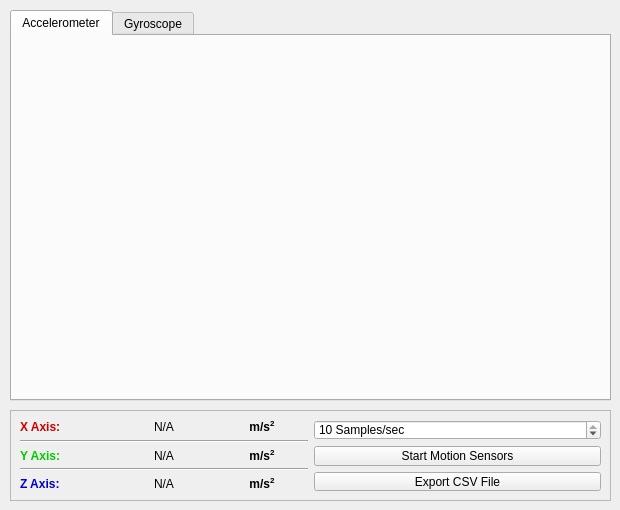
    <widget class="QWidget" name="main_motion_sensor_tab">
     <attribute name="title">
      <string>MOTION SENSORS</string>
     </attribute>
     <widget class="QTabWidget" name="motion_sensors_tabWidget">
      <property name="geometry">
       <rect>
        <x>10</x>
        <y>10</y>
        <width>601</width>
        <height>391</height>
       </rect>
      </property>
      <property name="currentIndex">
       <number>0</number>
      </property>
      <widget class="QWidget" name="motion_accelerometer_tab">
       <attribute name="title">
        <string>Accelerometer</string>
       </attribute>
       <widget class="PlotWidget" name="motion_accelerometer_graphWidget" native="true">
        <property name="geometry">
         <rect>
          <x>10</x>
          <y>10</y>
          <width>581</width>
          <height>351</height>
         </rect>
        </property>
       </widget>
      </widget>
      <widget class="QWidget" name="motion_gyroscope_tab">
       <attribute name="title">
        <string>Gyroscope</string>
       </attribute>
       <widget class="PlotWidget" name="motion_gyroscope_graphWidget" native="true">
        <property name="geometry">
         <rect>
          <x>10</x>
          <y>10</y>
          <width>581</width>
          <height>351</height>
         </rect>
        </property>
       </widget>
      </widget>
     </widget>
     <widget class="QFrame" name="motion_sensor_frame">
      <property name="geometry">
       <rect>
        <x>10</x>
        <y>410</y>
        <width>601</width>
        <height>91</height>
       </rect>
      </property>
      <property name="frameShape">
       <enum>QFrame::StyledPanel</enum>
      </property>
      <property name="frameShadow">
       <enum>QFrame::Raised</enum>
      </property>
      <widget class="QWidget" name="horizontalLayoutWidget_2">
       <property name="geometry">
        <rect>
         <x>10</x>
         <y>10</y>
         <width>581</width>
         <height>71</height>
        </rect>
       </property>
       <layout class="QHBoxLayout" name="horizontalLayout_2">
        <item>
         <layout class="QGridLayout" name="gridLayout_8">
          <item row="0" column="2">
           <widget class="QLabel" name="x_axis_units_text_label">
            <property name="text">
             <string>&lt;html&gt;&lt;head/&gt;&lt;body&gt;&lt;p&gt;&lt;span style=&quot; font-weight:700;&quot;&gt;m/s&lt;/span&gt;&lt;span style=&quot; font-weight:700; vertical-align:super;&quot;&gt;2&lt;/span&gt;&lt;/p&gt;&lt;/body&gt;&lt;/html&gt;</string>
            </property>
            <property name="alignment">
             <set>Qt::AlignCenter</set>
            </property>
           </widget>
          </item>
          <item row="3" column="0" colspan="3">
           <widget class="Line" name="line_18">
            <property name="orientation">
             <enum>Qt::Horizontal</enum>
            </property>
           </widget>
          </item>
          <item row="0" column="1">
           <widget class="QLabel" name="motion_x_axis_value_label">
            <property name="text">
             <string>N/A</string>
            </property>
            <property name="alignment">
             <set>Qt::AlignCenter</set>
            </property>
           </widget>
          </item>
          <item row="4" column="0">
           <widget class="QLabel" name="z_axis_text_label">
            <property name="text">
             <string>&lt;html&gt;&lt;head/&gt;&lt;body&gt;&lt;p&gt;&lt;span style=&quot; font-weight:700; color:#0000cc;&quot;&gt;Z Axis:&lt;/span&gt;&lt;/p&gt;&lt;/body&gt;&lt;/html&gt;</string>
            </property>
           </widget>
          </item>
          <item row="4" column="2">
           <widget class="QLabel" name="z_axis_units_text_label">
            <property name="text">
             <string>&lt;html&gt;&lt;head/&gt;&lt;body&gt;&lt;p&gt;&lt;span style=&quot; font-weight:700;&quot;&gt;m/s&lt;/span&gt;&lt;span style=&quot; font-weight:700; vertical-align:super;&quot;&gt;2&lt;/span&gt;&lt;/p&gt;&lt;/body&gt;&lt;/html&gt;</string>
            </property>
            <property name="alignment">
             <set>Qt::AlignCenter</set>
            </property>
           </widget>
          </item>
          <item row="1" column="0" colspan="3">
           <widget class="Line" name="line_17">
            <property name="orientation">
             <enum>Qt::Horizontal</enum>
            </property>
           </widget>
          </item>
          <item row="2" column="0">
           <widget class="QLabel" name="y_axis_text_label">
            <property name="text">
             <string>&lt;html&gt;&lt;head/&gt;&lt;body&gt;&lt;p&gt;&lt;span style=&quot; font-weight:700; color:#00cc00;&quot;&gt;Y Axis:&lt;/span&gt;&lt;/p&gt;&lt;/body&gt;&lt;/html&gt;</string>
            </property>
           </widget>
          </item>
          <item row="2" column="1">
           <widget class="QLabel" name="motion_y_axis_value_label">
            <property name="text">
             <string>N/A</string>
            </property>
            <property name="alignment">
             <set>Qt::AlignCenter</set>
            </property>
           </widget>
          </item>
          <item row="2" column="2">
           <widget class="QLabel" name="y_axis_units_text_label">
            <property name="text">
             <string>&lt;html&gt;&lt;head/&gt;&lt;body&gt;&lt;p&gt;&lt;span style=&quot; font-weight:700;&quot;&gt;m/s&lt;/span&gt;&lt;span style=&quot; font-weight:700; vertical-align:super;&quot;&gt;2&lt;/span&gt;&lt;/p&gt;&lt;/body&gt;&lt;/html&gt;</string>
            </property>
            <property name="alignment">
             <set>Qt::AlignCenter</set>
            </property>
           </widget>
          </item>
          <item row="4" column="1">
           <widget class="QLabel" name="motion_z_axis_value_label">
            <property name="text">
             <string>N/A</string>
            </property>
            <property name="alignment">
             <set>Qt::AlignCenter</set>
            </property>
           </widget>
          </item>
          <item row="0" column="0">
           <widget class="QLabel" name="x_axis_text_label">
            <property name="text">
             <string>&lt;html&gt;&lt;head/&gt;&lt;body&gt;&lt;p&gt;&lt;span style=&quot; font-weight:700; color:#cc0000;&quot;&gt;X Axis:&lt;/span&gt;&lt;/p&gt;&lt;/body&gt;&lt;/html&gt;</string>
            </property>
           </widget>
          </item>
         </layout>
        </item>
        <item>
         <layout class="QVBoxLayout" name="verticalLayout_3">
          <item>
           <widget class="QSpinBox" name="motion_sensor_rate_value_spinBox">
            <property name="sizePolicy">
             <sizepolicy hsizetype="Minimum" vsizetype="Expanding">
              <horstretch>0</horstretch>
              <verstretch>0</verstretch>
             </sizepolicy>
            </property>
            <property name="suffix">
             <string> Samples/sec</string>
            </property>
            <property name="minimum">
             <number>2</number>
            </property>
            <property name="maximum">
             <number>10</number>
            </property>
            <property name="value">
             <number>10</number>
            </property>
           </widget>
          </item>
          <item>
           <widget class="QPushButton" name="motion_start_sensors_pushButton">
            <property name="enabled">
             <bool>true</bool>
            </property>
            <property name="sizePolicy">
             <sizepolicy hsizetype="Minimum" vsizetype="Expanding">
              <horstretch>0</horstretch>
              <verstretch>0</verstretch>
             </sizepolicy>
            </property>
            <property name="text">
             <string>Start Motion Sensors</string>
            </property>
           </widget>
          </item>
          <item>
           <widget class="QPushButton" name="motion_sensor_export_CSV_pushButton">
            <property name="sizePolicy">
             <sizepolicy hsizetype="Minimum" vsizetype="Expanding">
              <horstretch>0</horstretch>
              <verstretch>0</verstretch>
             </sizepolicy>
            </property>
            <property name="text">
             <string>Export CSV File</string>
            </property>
           </widget>
          </item>
         </layout>
        </item>
       </layout>
      </widget>
     </widget>
    </widget>
